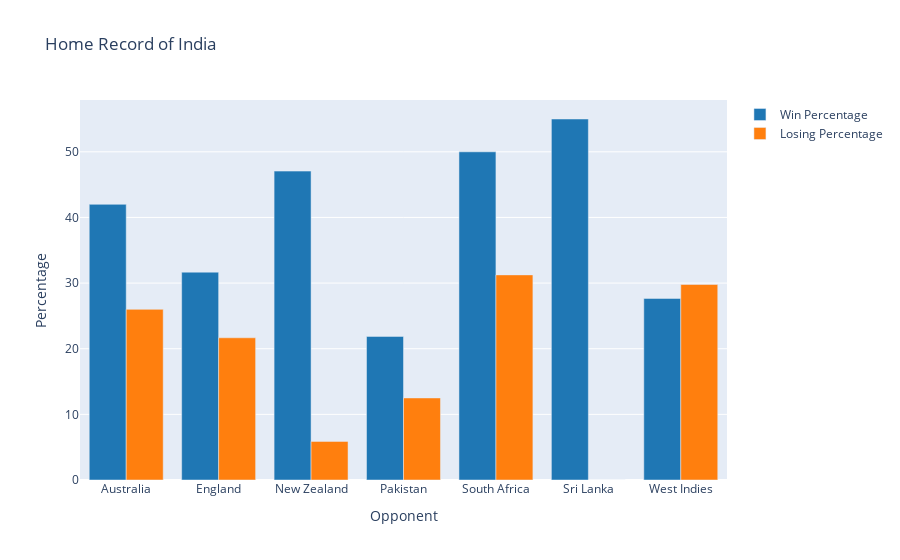

Notebook code for this chart:
### Code cell
px.bar(home_record, y=['Win Percentage','Losing Percentage'],barmode='group',title="Home Record of India",color_discrete_sequence=px.colors.qualitative.D3,
      labels = {
         'value' : 'Percentage',
'variable' : ''
      })

### Figure 1 — Plotly figure (JSON) as saved in the notebook; plotly's stock layout.template omitted (floating-point values rounded to 4 significant figures)
{"data": [{"alignmentgroup": "True", "hovertemplate": "=Win Percentage<br>Opponent=%{x}<br>Percentage=%{y}<extra></extra>", "legendgroup": "Win Percentage", "marker": {"color": "#1F77B4"}, "name": "Win Percentage", "offsetgroup": "Win Percentage", "orientation": "v", "showlegend": true, "textposition": "auto", "type": "bar", "x": ["Australia", "England", "New Zealand", "Pakistan", "South Africa", "Sri Lanka", "West Indies"], "xaxis": "x", "y": [42, 31.67, 47.06, 21.88, 50, 55.0, 27.66], "yaxis": "y"}, {"alignmentgroup": "True", "hovertemplate": "=Losing Percentage<br>Opponent=%{x}<br>Percentage=%{y}<extra></extra>", "legendgroup": "Losing Percentage", "marker": {"color": "#FF7F0E"}, "name": "Losing Percentage", "offsetgroup": "Losing Percentage", "orientation": "v", "showlegend": true, "textposition": "auto", "type": "bar", "x": ["Australia", "England", "New Zealand", "Pakistan", "South Africa", "Sri Lanka", "West Indies"], "xaxis": "x", "y": [26, 21.67, 5.882, 12.5, 31.25, 0, 29.79], "yaxis": "y"}], "layout": {"barmode": "group", "legend": {"title": {"text": ""}, "tracegroupgap": 0}, "title": {"text": "Home Record of India"}, "xaxis": {"anchor": "y", "domain": [0, 1], "title": {"text": "Opponent"}}, "yaxis": {"anchor": "x", "domain": [0, 1], "title": {"text": "Percentage"}}}}
